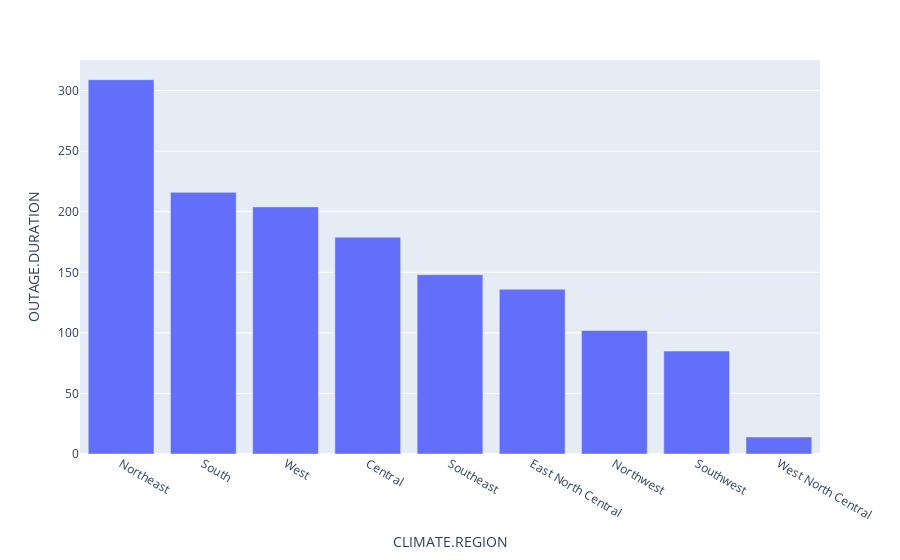

The code cell stored with this chart in its notebook:
### Code cell
px.bar(df.groupby('CLIMATE.REGION')['OUTAGE.DURATION'].count().sort_values(ascending=False), y='OUTAGE.DURATION')
# this bar plot shows that the 'CLIMATE.REGION' in which power outages happen the most frequently is different, becoming 'Northeast' this time. Both have the minimum at 'West North Central'.

### Figure 1 — Plotly figure (JSON) as saved in the notebook; plotly's stock layout.template omitted (floating-point values rounded to 4 significant figures)
{"data": [{"alignmentgroup": "True", "hovertemplate": "CLIMATE.REGION=%{x}<br>OUTAGE.DURATION=%{y}<extra></extra>", "legendgroup": "", "marker": {"color": "#636efa", "pattern": {"shape": ""}}, "name": "", "offsetgroup": "", "orientation": "v", "showlegend": false, "textposition": "auto", "type": "bar", "x": ["Northeast", "South", "West", "Central", "Southeast", "East North Central", "Northwest", "Southwest", "West North Central"], "xaxis": "x", "y": [309, 216, 204, 179, 148, 136, 102, 85, 14], "yaxis": "y"}], "layout": {"barmode": "relative", "legend": {"tracegroupgap": 0}, "margin": {"t": 60}, "xaxis": {"anchor": "y", "domain": [0, 1], "title": {"text": "CLIMATE.REGION"}}, "yaxis": {"anchor": "x", "domain": [0, 1], "title": {"text": "OUTAGE.DURATION"}}}}
